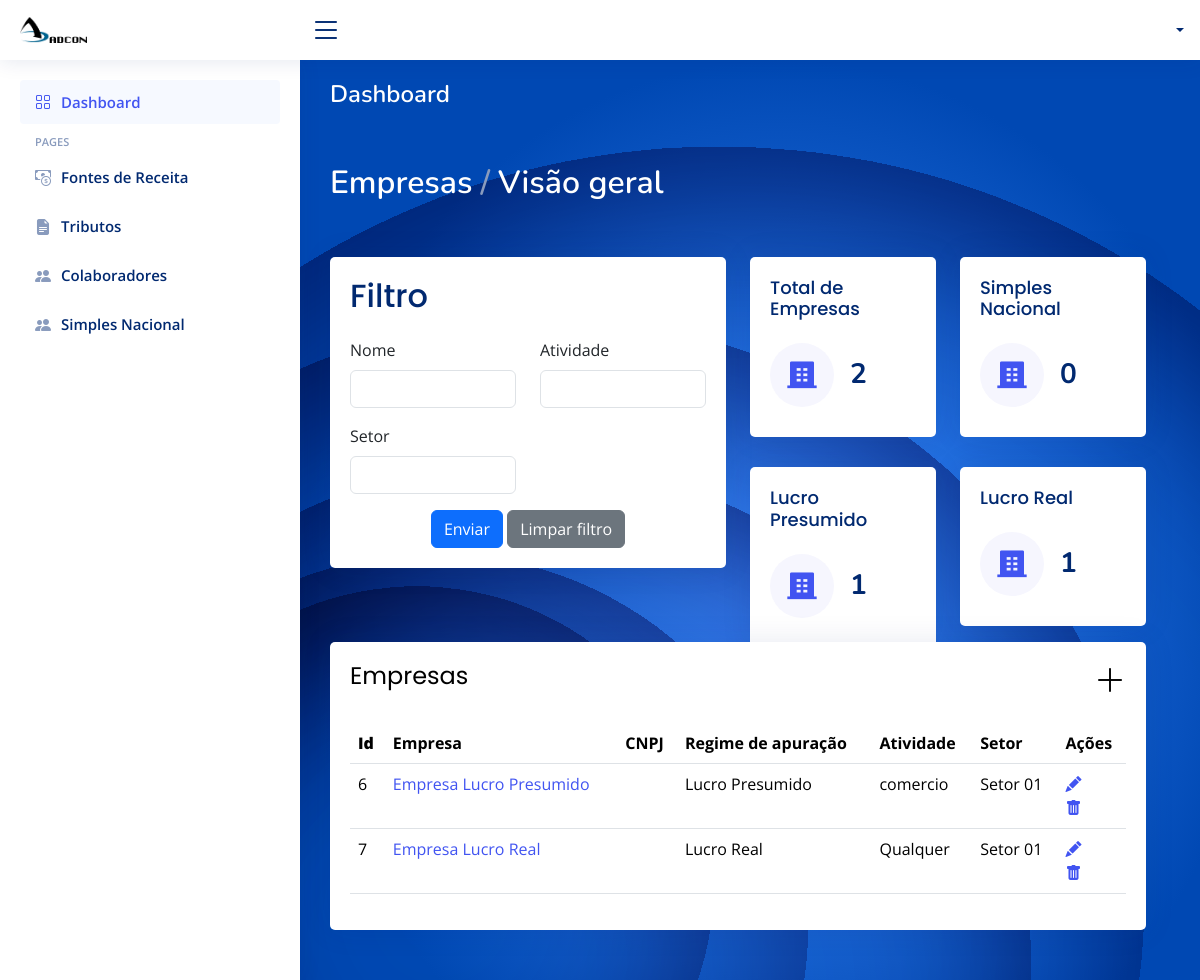
The app's page /index, older data.
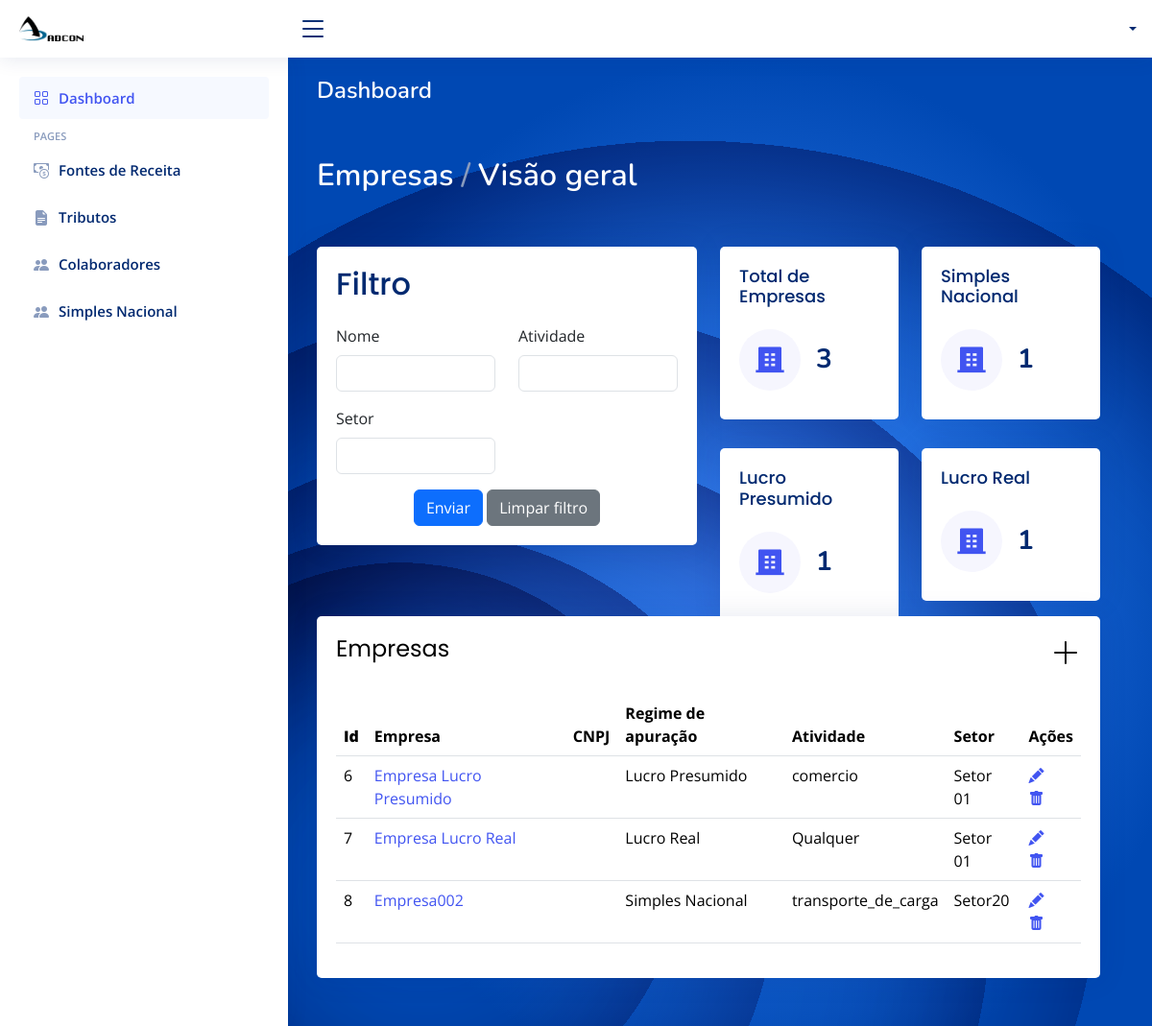
The same page, newer data.
### app/models.py (models this page shows)
class Empresa(models.Model):
    id_empresa = models.AutoField(primary_key=True)
    nome = models.CharField(max_length=100, blank=True, null=True)
    responsaveis = models.CharField(max_length=100, blank=True, null=True)
    atividade = models.CharField(max_length=100, blank=True, null=True)
    federal = models.ForeignKey(Federal, on_delete=models.CASCADE)
    estadual = models.ForeignKey(Estadual, on_delete=models.CASCADE)
    municipal = models.ForeignKey(Municipal, on_delete=models.CASCADE)
    regime_apuracao = models.CharField(max_length=100, blank=True, null=True)

### app/views.py (the view)
# urls.py: path("", index, name='index'),
def index(request):
    nome = request.GET.get('nome')
    atividade = request.GET.get('atividade')
    responsavel = request.GET.get('responsavel')
    regime_apuracao = request.GET.get('regime_apuracao')
    empresas_lucro_real = Empresa.objects.filter(regime_apuracao='Lucro Real').count()
    empresas_simples_nacional = Empresa.objects.filter(regime_apuracao='Simples Nacional').count()
    empresas_lucro_presumido = Empresa.objects.filter(regime_apuracao='Lucro Presumido').count()
    empresas = Empresa.objects.all()
    if nome:
        empresas = empresas.filter(nome__icontains=nome)
    if atividade:
        empresas = empresas.filter(atividade__icontains=atividade)
    if responsavel:
        empresas = empresas.filter(responsavel__icontains=responsavel)
    if regime_apuracao:
        empresas = empresas.filter(regime_apuracao=regime_apuracao)
    return render(request, 'frontend/index.html', {
        'empresas': empresas,
        'empresas_lucro_real': empresas_lucro_real,
        'empresas_simples_nacional': empresas_simples_nacional,
        'empresas_lucro_presumido': empresas_lucro_presumido
    })

### app/templates/frontend/index.html (shortened to what the changed rows need)
<!DOCTYPE html>
<html lang="en">
{% load static %}
<head>
  <link href="{% static "vendor/bootstrap/css/bootstrap.min.css" %}" rel="stylesheet">
  <link href="{% static "vendor/bootstrap-icons/bootstrap-icons.css" %}" rel="stylesheet">
  <link href="{% static "vendor/boxicons/css/boxicons.min.css" %}" rel="stylesheet">
  <link href="{% static "vendor/quill/quill.snow.css" %}" rel="stylesheet">
  <link href="{% static "vendor/quill/quill.bubble.css" %}" rel="stylesheet">
  <link href="{% static "vendor/remixicon/remixicon.css" %}" rel="stylesheet">
  <link href="{% static "vendor/simple-datatables/style.css" %}" rel="stylesheet">
  <link href="{% static "css/style.css" %}" rel="stylesheet">
</head>
<body>
  <main id="main" class="main" style="background-image: url('{% static "img/graphic-side.svg" %}');">
    <div class="pagetitle">
      <h1 style="color: white;">Dashboard</h1>
    </div>
    <section class="section dashboard">
      <div class="row">
        <div class="row" style="height: 385px; margin-bottom: 0%;">
          <div class="col-lg-6">
            <div class="row mb-3" style="padding-bottom: 0%; height: 43%;">
              <div class="col-xxl-6 col-md-6">
                <div class="card info-card sales-card">
                  <div class="card-body">
                    <div class="d-flex align-items-center">
                      <div class="ps-3">
                        <h6>{{ empresas.count }}</h6>
                      </div>
                    </div>
                  </div>
                </div>
              </div>
              <div class="col-xxl-6 col-md-6">
                <div class="card info-card sales-card">
                  <div class="card-body">
                    <div class="d-flex align-items-center">
                      <div class="ps-3">
                        <h6>{{ empresas_simples_nacional }}</h6>
                      </div>
                    </div>
                  </div>
                </div>
              </div>
            </div>
          </div>
        </div>
        <div class="row">
          <div class="col-lg-12">
            <div class="card">
              <div class="card-body">
                <table class="table datatable">
                  <thead>
                    <tr>
                      <th>
                        <b>Id</b>
                      </th>
                      <th>Empresa</th>
                      <th>CNPJ</th>
                      <th>Regime de apuração</th>
                      <th>Atividade</th>
                      <th>Setor</th>
                      <th>Ações</th>
                    </tr>
                  </thead>
                  <tbody>
                  {% for empresa in empresas %}
                    <tr>
                      <td>{{ empresa.id_empresa }}</td>
                      <td><a href="{% url 'exibirempresas' empresa_id=empresa.id_empresa %}">{{ empresa.nome }}</a></td>
                      <th>{{ empresa.federal.cnpj }}</th>
                      <td>{{ empresa.regime_apuracao }}</td>
                      <td>{{ empresa.atividade }}</td>
                      <td>{{ empresa.responsaveis }}</td>
                      <td>
                        <a href="{% url 'editar_empresa' empresa_id=empresa.id_empresa %}"><i class="bi bi-pencil-fill" style="margin-right: 17%; margin-left: 0%;"></i></a>
                        <a href="{% url 'deletar_empresa' empresa_id=empresa.id_empresa %}"><i class="bi bi-trash-fill" style="margin-right: 17%;"></i></a>
                      </td>
                    </tr>
                  {% endfor %}
                  </tbody>
                </table>
              </div>
            </div>
          </div>
        </div>
          </div>
    </section>
  </main>
</body>
</html>

Row changes from the older to the newer data that the page shows:
added Empresa: id_empresa "8", nome "Empresa002", regime_apuracao "Simples Nacional", atividade "transporte_de_carga", responsaveis "Setor20"
Text that changed along with them:
{{ empresas.count }}: "2" → "3"
{{ empresas_simples_nacional }}: "0" → "1"
